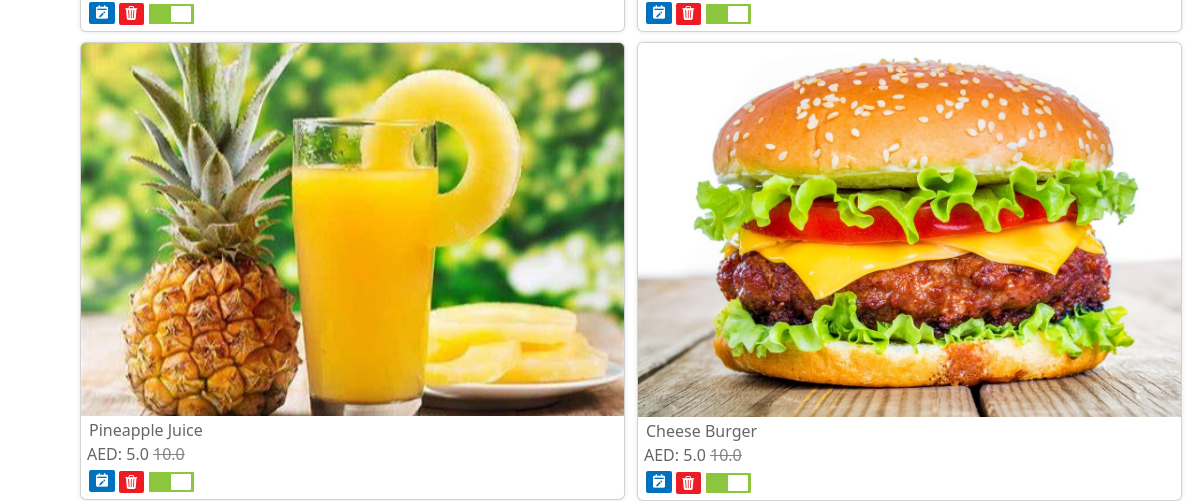
/product_list/ (signed in, lower part), run on an earlier commit of the app's database.
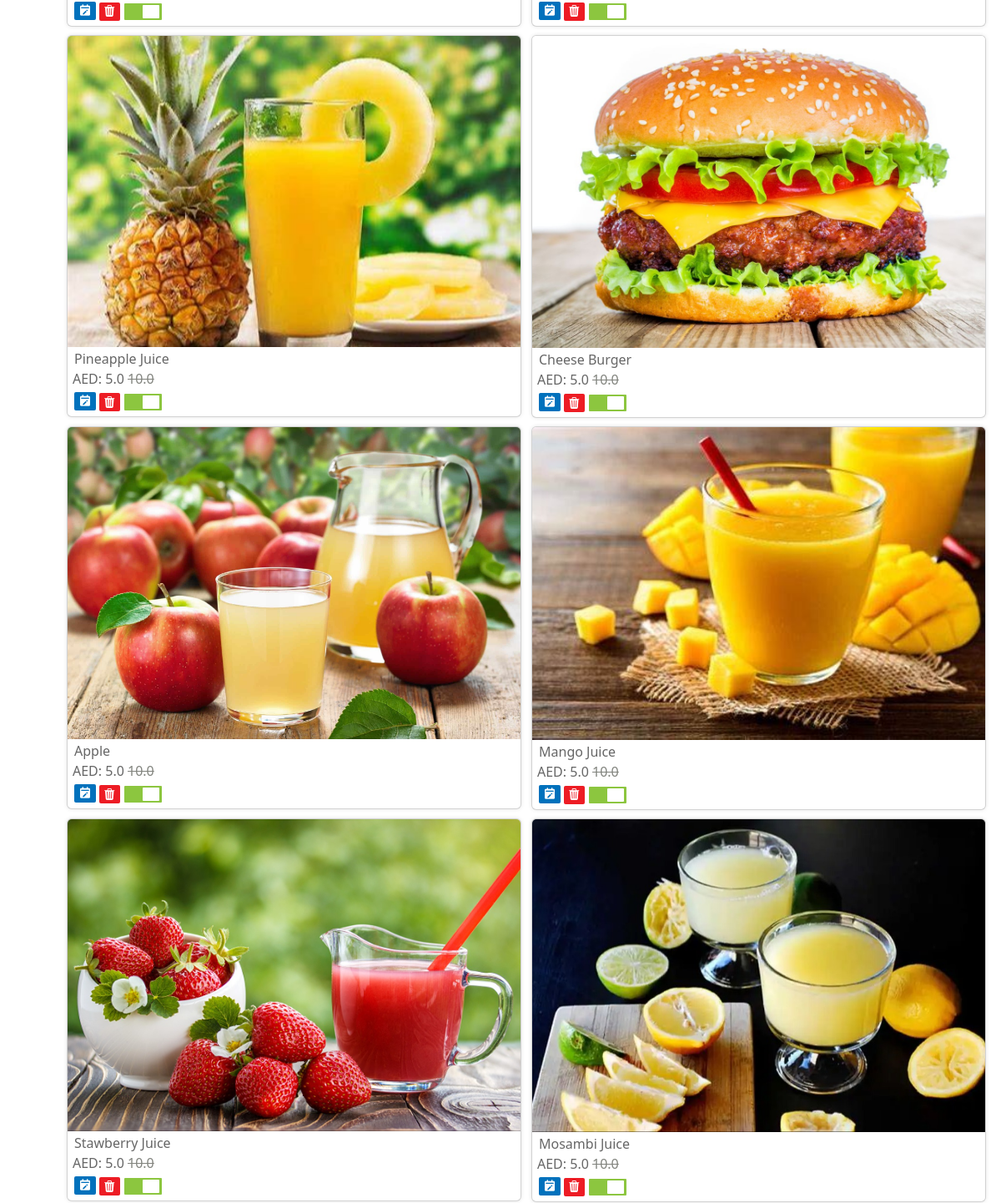
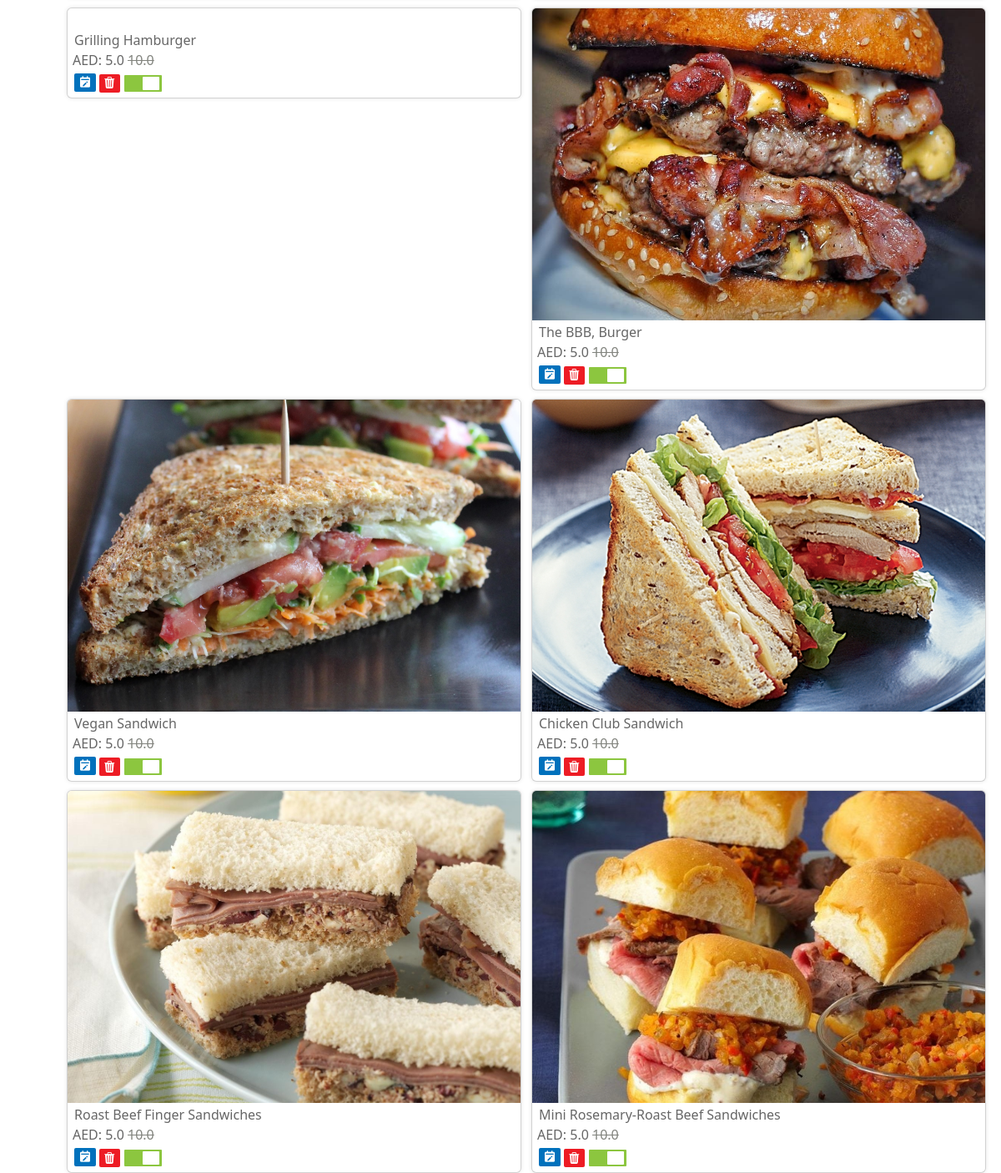
And on a later commit of the database (2 pictures, top to bottom).
### adminapp/models.py (models this page shows, shortened)
class Product(models.Model):
    name = models.CharField(max_length=100)
    category = models.ManyToManyField(Category)
    image = models.ImageField(upload_to='product_image', null=True)
    description = models.CharField(max_length=100, null=True)
    availability = models.BooleanField(default=False)

class ProductPrice(models.Model):
    product = models.ForeignKey(Product, on_delete=models.CASCADE)
    name = models.CharField(max_length=50)
    actual_price = models.FloatField()
    discount_price = models.FloatField(null=True, blank=True)
    tax = models.DecimalField(max_digits=5, decimal_places=2)

### adminapp/views.py (the view)
# urls.py: path('product_list/', views.product_list, name='product_list'),
@login_required
def product_list(request):
    products = Product.objects.all()
    return render(request, 'product_list.html', {'products': products})

### adminapp/templates/product_list.html (shortened to what this page needs)
<!DOCTYPE html>
{% load static %}
<html lang="en">
<head>
    <link href="https://cdn.jsdelivr.net/npm/bootstrap@5.3.0-alpha3/dist/css/bootstrap.min.css" rel="stylesheet">
    <link rel="stylesheet" href="https://cdn.jsdelivr.net/npm/bootstrap-icons@1.10.5/font/bootstrap-icons.css">
    <link href='https://unpkg.com/boxicons@2.1.4/css/boxicons.min.css' rel='stylesheet'>
	<link rel="stylesheet" href="https://cdnjs.cloudflare.com/ajax/libs/font-awesome/5.15.4/css/all.min.css">
	<link rel="stylesheet" href="{% static 'css/product-list.css' %}">
	<link rel="stylesheet" href="{% static 'css/animated.css' %}">
</head>
<body>
	<div class="container fade-up">
		<div class="row">
			{% for product in products %}
				<div class="col-md-6 col-lg-3 col-xs-6">
					<div class="card">
						<a href="{% url 'product_detail' product.id %}">
							<img src="{{ product.image.url }}" class="card-img-top" alt="">
						</a>
						<div class="card-body" style="padding: 0px;">
							<div class="card-text">
								<a href="{% url 'product_detail' product.id %}" style="color: #666666; font-weight: 500;">{{ product.name }}</a>
							</div>
							<div style="margin-left: 6px; color: #666666;">
								AED:
								{% if product.productprice_set.first.discount_price %}
								  <span>{{ product.productprice_set.first.discount_price }}</span>
								  <span style="color: #82847e; text-decoration: line-through; padding-left: 0px;">{{ product.productprice_set.first.actual_price }}</span>
								{% else %}
								  <span>{{ product.productprice_set.first.actual_price }}</span>
								{% endif %}
							</div>
						</div>
						<div class="card-body" style="padding: 0px;">
							<div class="buttons">
								<span>
									<a href="{% url 'edit_product' product.id %}">
										<i class='bx bxs-calendar-edit' style="background-color: #0071bc; color: #fff; padding-top: 2px;
																				padding-bottom: 4px; padding-left: 5px; padding-right: 5px;
																				border-radius: 2px;">
										</i>
									</a>
								</span>
								<span>
									<a href="{% url 'product_delete' product.id %}" onclick="return confirm('Do you want to logout this page?')">
										<i class='bi bi-trash3-fill' style="background-color: #ed1c24; color: #fff; padding-top: 1px;
																				padding-bottom: 2px; padding-left: 5px; padding-right: 2px;
																				border-radius: 2px; font-size: 14px;">
										</i>
									</a>
								</span>
								<span style="padding-left: 5px;">
									<label class="switch">
										<span class="slider round"></span>
									</label>
								</span>
							</div>
						</div>
					</div>
				</div>
			{% endfor %}
		</div>
		</div>
</body>
</html>

What changed in the data, as far as the page shows it:
added Product: image (picture), name "Apple", productprice_set.first.discount_price "5.0", productprice_set.first.actual_price "10.0"
added Product: image (picture), name "Mango Juice", productprice_set.first.discount_price "5.0", productprice_set.first.actual_price "10.0"
added Product: image (picture), name "Stawberry Juice", productprice_set.first.discount_price "5.0", productprice_set.first.actual_price "10.0"
added Product: image (picture), name "Mosambi Juice", productprice_set.first.discount_price "5.0", productprice_set.first.actual_price "10.0"
added Product: name "Grilling Hamburger", productprice_set.first.discount_price "5.0", productprice_set.first.actual_price "10.0"
added Product: image (picture), name "The BBB, Burger", productprice_set.first.discount_price "5.0", productprice_set.first.actual_price "10.0"
added Product: image (picture), name "Vegan Sandwich", productprice_set.first.discount_price "5.0", productprice_set.first.actual_price "10.0"
added Product: image (picture), name "Chicken Club Sandwich", productprice_set.first.discount_price "5.0", productprice_set.first.actual_price "10.0"
added Product: image (picture), name "Roast Beef Finger Sandwiches", productprice_set.first.discount_price "5.0", productprice_set.first.actual_price "10.0"
added Product: image (picture), name "Mini Rosemary-Roast Beef Sandwiches", productprice_set.first.discount_price "5.0", productprice_set.first.actual_price "10.0"
